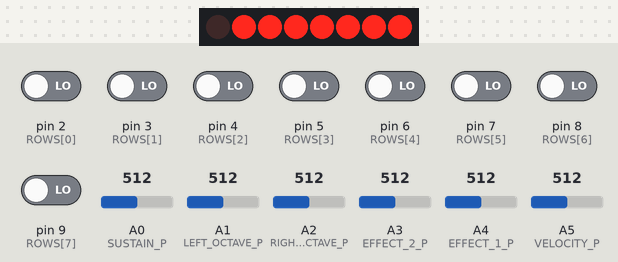
A sketch run on a simulated Arduino Uno, built with avr-gcc and run on an emulated ATmega328P. Parts: 8 shift-register outputs drawn as a row of LEDs (first output left, lit = HIGH). Wiring (inferred from the names in the program): shift register (74HC595): data pin 12; shift clock pin 10; latch pin 11. Wiring (inferred from the signals the program sends): row of LEDs: on Q0, Q1, Q2, Q3, Q4, Q5, Q6, Q7. The test bench sets the inputs (shaded band); at power-on: pin 2 (ROWS[0]), pin 3 (ROWS[1]), pin 4 (ROWS[2]), pin 5 (ROWS[3]), pin 6 (ROWS[4]), pin 7 (ROWS[5]), pin 8 (ROWS[6]), pin 9 (ROWS[7]) LOW, A1 (LEFT_OCTAVE_P) = 512, A0 (SUSTAIN_P) = 512, A3 (EFFECT_2_P) = 512, A4 (EFFECT_1_P) = 512, A2 (RIGHT_OCTAVE_P) = 512, A5 (VELOCITY_P) = 512. What the sketch prints to the serial monitor is not drawn.

Above: at 1.2 s.
1.3 s: A1 (LEFT_OCTAVE_P) set to 399
At 1.4 s:
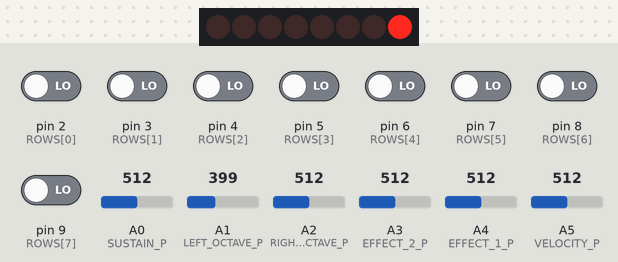
2.9 s: A0 (SUSTAIN_P) set to 399
4.4 s: A3 (EFFECT_2_P) set to 399
5.9 s: A4 (EFFECT_1_P) set to 399
7.4 s: pin 2 (ROWS[0]) driven HIGH
8.9 s: pin 3 (ROWS[1]) driven HIGH
Timing chart, 0 to 11.4 s (numbered marks = the images above; inputs shaded):
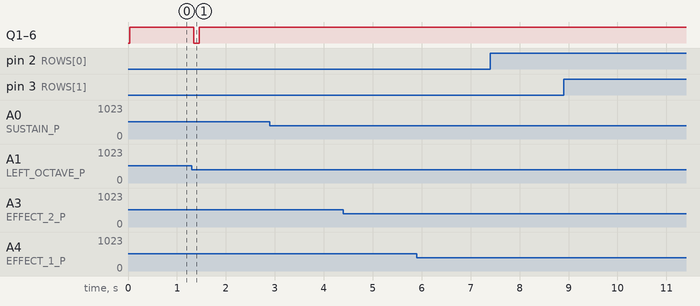

The sketch:

frankensynth.ino
```cpp
// (licence header left out)
/* This code makes a 49-key keyboard, organised into a scan matrix of 7 columns
 * and 8 rows act as a MIDI keyboard.
 *
 * Some parts of this code use ideas from:
 * http://www.codetinkerhack.com/2012/11/how-to-turn-piano-toy-into-midi.html
 *
 * You can find a table of MIDI commands here:
 * http://www.midi.org/techspecs/midimessages.php
 */

// The pins that the scan matrix rows are connected to
const uint8_t ROWS[] = {2, 3, 4, 5, 6, 7, 8, 9};
#define ROW_C 8

// Shift register (SN74HC595N) pins
#define S_CLOCK 10
#define S_LATCH 11
#define S_DATA  12

// Shift register bytes that represent columns (bit 0 is unused for physical
// wiring convenience)
const byte S_BYTES[] = { B00000010,
                         B00000100,
                         B00001000,
                         B00010000,
                         B00100000,
                         B01000000,
                         B10000000 };
#define COL_C 7

// The MIDI ON/OFF velocity. Set by a knob
uint8_t VELOCITY = 0;

// The pin that the velocity knob is connected to
#define VELOCITY_P 5

// Keep track of which keys are pressed and depressed
bool KEY_STATE[COL_C][ROW_C];

// Map each column and row to a midi note value
uint8_t KEY_MAP[COL_C][ROW_C];

// The MIDI note number to start at when building the key map. 36 is the C
// at the beginning of Octave 3.
#define KEY_MAP_START 36

// The Analogue pin that the sustain pedal is connected to
#define SUSTAIN_P 0

// The sustain state
bool SUSTAIN = false;

// The voltage below which the sustain pedal is off, and above which the
// sustain pedal is on. 0-5v is represented by 0-1023. This will depend on
// pedal and how it works. I want my threshold as 2V. 2V / (5V / 1024) = 409
#define SUSTAIN_THRESH 409

// Pins for the two effect knobs followed by variables to track their state
#define EFFECT_1_P 4
#define EFFECT_2_P 3
uint8_t EFFECT_1 = 0;
uint8_t EFFECT_2 = 0;
uint8_t EFFECT_1_PREV = 0;
uint8_t EFFECT_2_PREV = 0;

// The analogue pins that the octave rotary switches are connected to via a
// resistor ladder
#define LEFT_OCTAVE_P 1
#define RIGHT_OCTAVE_P 2

// The voltage thresholds for the rotary switch positions. Will be compared in
// a if volts > RST_1, else if volts > RST_2 and so on. Resistors are 1 = 1k,
// to 6 = 47k
#define RST_6 102 // 0.5v
#define RST_5 204 // 1v
#define RST_4 409 // 2v
#define RST_3 614 // 3v
#define RST_2 798 // 3.9v
#define RST_1 880 // 4.3v

// Rotary switch pitch state (-3, 0, +2) will be -3 octaves, normal, +2 octaves
int8_t LEFT_OCTAVE = 0;
int8_t RIGHT_OCTAVE = 0;
int8_t LEFT_OCTAVE_PREV = 0;
int8_t RIGHT_OCTAVE_PREV = 0;

// The keyboard will be split into a left and right for octave purposes.
// Define the key that this happens at in terms of rows and columns. I'm using
// middle C and including that in the right octave. Middle C is key 25 which is
// column 4 and row 1, but we use zero based indexes in the loop
#define OCTAVE_SPLIT_ROW 0
#define OCTAVE_SPLIT_COL 3

void reset_key_state() {
    uint8_t col;
    uint8_t row;
    for (col = 0; col < COL_C; col++) {
        for (row = 0; row < ROW_C; row++) {
            KEY_STATE[col][row] = false;
        }
    }
}

void setup() {
    // Initialise all key states to 0
    reset_key_state();

    // Build the midi key map
    uint8_t key = KEY_MAP_START;
    uint8_t col;
    uint8_t row;
    for (col = 0; col < COL_C; col++) {
        for (row = 0; row < ROW_C; row++) {
            KEY_MAP[col][row] = key;
            key++;
        }
    }

    // Set shift register pins up
    pinMode(S_CLOCK, OUTPUT);
    pinMode(S_LATCH, OUTPUT);
    pinMode(S_DATA, OUTPUT);

    // Set the scan matrix rows up
    uint8_t pin;
    for (pin = 0; pin < ROW_C; pin++) {
        pinMode(ROWS[pin], INPUT);
    }

    // Set the serial rate to 31,250 bits per second
    Serial.begin(31250);
}

void set_col(uint8_t col) {
    // Set the latch low so the output doesn't change while we're writing data
    digitalWrite(S_LATCH, LOW);

    // Write the appropriate 8 uint8_ts with the most significant bit first
    shiftOut(S_DATA, S_CLOCK, MSBFIRST, S_BYTES[col]);

    // Set the latch high so the new data is displayed
    digitalWrite(S_LATCH, HIGH);
}

void note_on(short note) {
    // 0x90 turns the note on on channel 1
    Serial.write(0x90);
    Serial.write(note);
    Serial.write(VELOCITY);
}

void note_off(short note) {
    // 0x80 turns the note off on channel 1
    Serial.write(0x80);
    Serial.write(note);
    Serial.write(VELOCITY);
}

void sustain_on() {
    // Channel 0 controller message
    Serial.write(0xB0);
    // Controller message type == sustain
    Serial.write(0x40);
    // Sustain value (≤63 off, ≥64 on)
    Serial.write(127);
}

void sustain_off() {
    // Channel 0 controller message
    Serial.write(0xB0);
    // Controller message type == sustain
    Serial.write(0x40);
    // Sustain value (≤63 off, ≥64 on)
    Serial.write(0);
}

void effect_change(uint8_t effect_num) {
    // Channel 0 controller message
    Serial.write(0xB0);

    if (effect_num == 1) {
        // Message type == Effect Control 1
        Serial.write(0x0C);
        // Effect value
        Serial.write(EFFECT_1);
    } else {
        // Message type == Effect Control 2
        Serial.write(0x0D);
        // Effect value
        Serial.write(EFFECT_2);
    }
}

uint8_t volt_to_midi(short volts) {
    // Convert a voltage from 0-1023 (0-5V) to a MIDI value of 0-127
    // 1024 / 128 = 8, so divide voltage by 8 and return
    return volts / 8;
}

short rotary_to_octave(short volts) {
    // Returns the number of midi notes to take away or add on depending on
    // the position of a rotary switch
    if (volts > RST_1) {
        return -36;
    } else if (volts > RST_2) {
        return -24;
    } else if (volts > RST_3) {
        return -12;
    } else if (volts > RST_4) {
        return 0;
    } else if (volts > RST_5) {
        return 12;
    } else {
        return 24;
    }
}

void loop() {
    // Set the velocity according to the velocity knob
    VELOCITY = volt_to_midi(analogRead(VELOCITY_P));

    // Deal with the two effect knobs
    EFFECT_1 = volt_to_midi(analogRead(EFFECT_1_P));
    EFFECT_2 = volt_to_midi(analogRead(EFFECT_2_P));

    if (EFFECT_1 != EFFECT_1_PREV) {
        EFFECT_1_PREV = EFFECT_1;
        effect_change(1);
    }
    if (EFFECT_2 != EFFECT_2_PREV) {
        EFFECT_2_PREV = EFFECT_2;
        effect_change(2);
    }

    // Read in the rotary switches to put out notes at the desired octaves
    LEFT_OCTAVE = rotary_to_octave(analogRead(LEFT_OCTAVE_P));
    RIGHT_OCTAVE = rotary_to_octave(analogRead(RIGHT_OCTAVE_P));

    // If either of the octaves have changed, turn off every note to avoid
    // the possibility of never turning a note off
    if ((LEFT_OCTAVE != LEFT_OCTAVE_PREV) ||
        (RIGHT_OCTAVE != RIGHT_OCTAVE_PREV)) {
        uint8_t note;
        for (note = 0; note < 128; note++) {
            note_off(note);
        }

        // Reset the key states too
        reset_key_state();
    }


    // We've dealt with the octaves now, so update the prev values
    LEFT_OCTAVE_PREV = LEFT_OCTAVE;
    RIGHT_OCTAVE_PREV = RIGHT_OCTAVE;

    // Go through each column
    uint8_t col;
    for (col = 0; col < COL_C; col++) {
        // Activate the appropriate column
        set_col(col);

        // Read each row and get the value
        uint8_t row;
        for (row = 0; row < ROW_C; row++) {
            bool value = digitalRead(ROWS[row]);

            // If the key state is different to the one we have in memory
            if (value != KEY_STATE[col][row]) {
                // Set the note according to the octave knobs
                short note;

                if ((col >= OCTAVE_SPLIT_COL) && (row >= OCTAVE_SPLIT_ROW)) {
                    // Right side
                    note = KEY_MAP[col][row] + RIGHT_OCTAVE;
                } else {
                    // Left side
                    note = KEY_MAP[col][row] + LEFT_OCTAVE;
                }

                if (value) {
                    // Turn the note on
                    KEY_STATE[col][row] = true;
                    note_on(note);
                } else {
                    // Turn the note off
                    KEY_STATE[col][row] = false;
                    note_off(note);
                }
            }
        }
    }

    // Check the sustain pedal
    short sustain_volts = analogRead(SUSTAIN_P);
    if (sustain_volts < SUSTAIN_THRESH) {
        if (SUSTAIN) {
            SUSTAIN = false;
            sustain_off();
        }
    } else {
        if (!SUSTAIN) {
            SUSTAIN = true;
            sustain_on();
        }
    }

}
```

Measured:
- after the input at 1.3 s, Q1–6: HIGH → LOW at once, → HIGH 0.12 s later
- after the input at 2.9 s, every drawn part: stays the same
- after the input at 4.4 s, every drawn part: stays the same
- after the input at 5.9 s, every drawn part: stays the same
- after the input at 7.4 s, every drawn part: stays the same
- after the input at 8.9 s, every drawn part: stays the same
